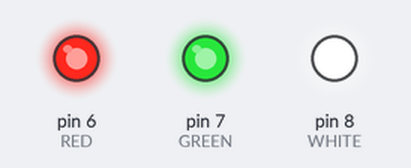
A sketch run on a simulated Arduino Uno, built with avr-gcc and run on an emulated ATmega328P. Parts: output pins drawn as LEDs (lit = HIGH).

Above: at 0.05 s.
At 2.75 s:
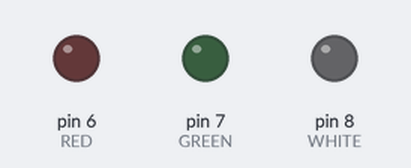
Timing chart, 0 to 3.0 s (numbered marks = the images above):
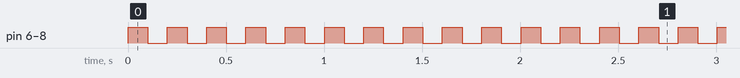

Measured:
- by itself, pin 6 (RED), pin 7 (GREEN), pin 8 (WHITE): alternates HIGH for 0.10 s and LOW for 0.10 s

The sketch:

main.ino
```cpp
/*
Author: Mohd Aman Ansari
embed
https://embed.org.in
*/

#include <Arduino_FreeRTOS.h>
#define RED    6    //PIN of LED Red
#define GREEN 7    //PIN of LED Green
#define WHITE   8    //PIN of LED White


// the setup function runs once when you press reset or power the board
void setup()

{
     // initialize serial communication at 9600 bits per second:
    Serial.begin(9600);
    // Now set up two tasks to run independently.
    xTaskCreate(redLedControllerTask, "RED LED Task", 128, NULL, 1, NULL);
    xTaskCreate(greenLedControllerTask, "GREEN LED Task", 128, NULL, 1, NULL);
    xTaskCreate(whiteLedControllerTask, "WHITE LED Task", 128, NULL, 1, NULL);
}

// Now the task scheduler, which takes over control of scheduling individual tasks, is automatically started.


void loop()

{
 // Empty. Things are done in Tasks.
}

/*--------------------------------------------------*/
/*---------------------- Tasks ---------------------*/
/*--------------------------------------------------*/


void redLedControllerTask(void *pvParameters)   // This is a task.
{
    // initialize digital LED "RED" on pin 6 as an output.
    pinMode(RED, OUTPUT);
    while (1)
    {
        digitalWrite(RED, digitalRead(RED)^1);   // turn the LED on (HIGH is the voltage level)
        delay(100);    // wait for 1ms
    }


}

void greenLedControllerTask(void *pvParameters)   // This is a task.
{
    // initialize digital LED "GREEN" on pin 7 as an output.
    pinMode(GREEN, OUTPUT);
    while (1)
    {
        digitalWrite(GREEN, digitalRead(GREEN)^1);    // turn the LED on (HIGH is the voltage level)
        delay(100);      // wait for 1ms
    }


}
void whiteLedControllerTask(void *pvParameters)    // This is a task.
{
    // initialize digital LED "WHITE" on pin 8 as an output.
    pinMode(WHITE, OUTPUT);
    while (1)
    {
        digitalWrite(WHITE, digitalRead(WHITE)^1);     // turn the LED on (HIGH is the voltage level)
        delay(100);    // wait for 1ms
    }


}
```
